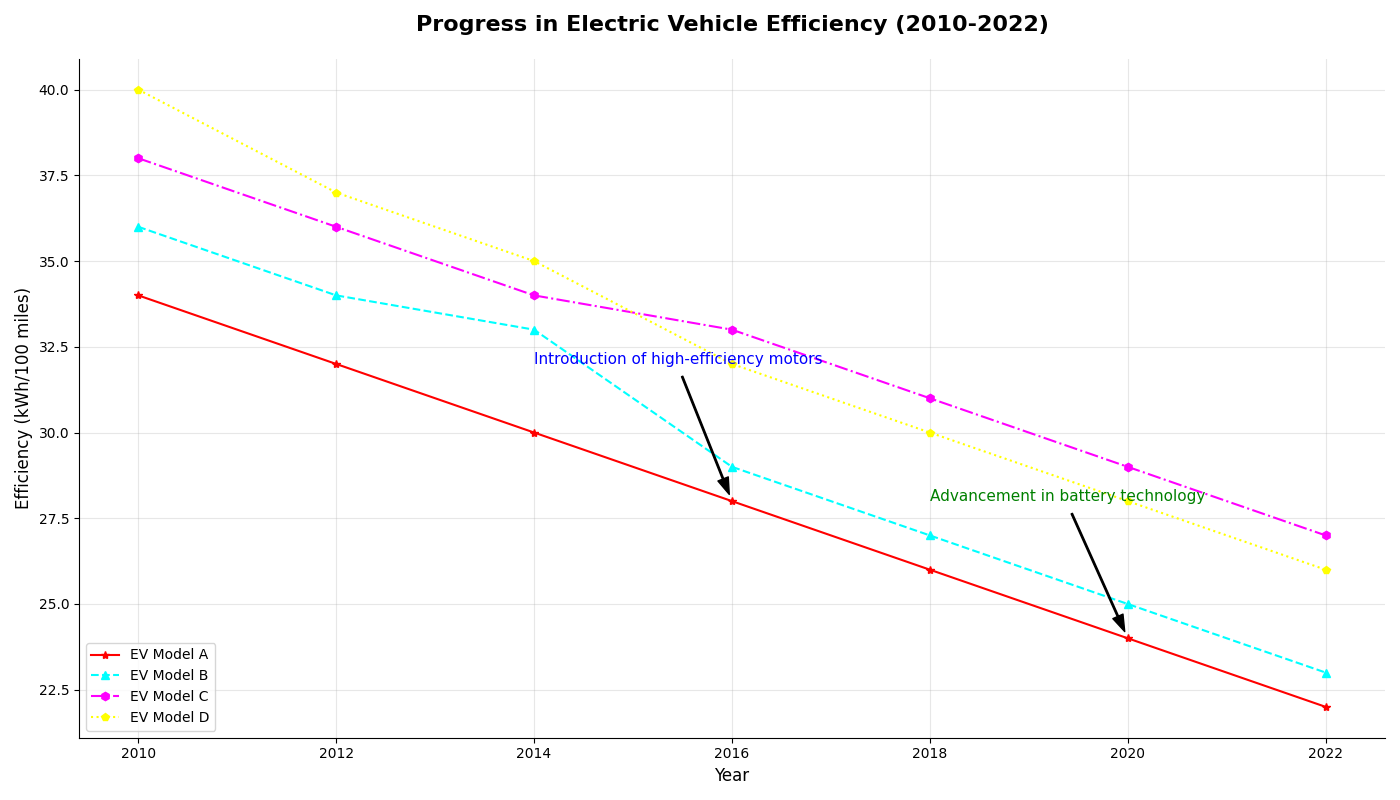

Reproduce this figure in Python.
import matplotlib.pyplot as plt
import numpy as np

years = np.array([2010, 2012, 2014, 2016, 2018, 2020, 2022])

efficiency_model_A = np.array([34, 32, 30, 28, 26, 24, 22])
efficiency_model_B = np.array([36, 34, 33, 29, 27, 25, 23])
efficiency_model_C = np.array([38, 36, 34, 33, 31, 29, 27])
efficiency_model_D = np.array([40, 37, 35, 32, 30, 28, 26])

plt.figure(figsize=(14, 8))
plt.plot(years, efficiency_model_A, '*-', label='EV Model A', color='red')
plt.plot(years, efficiency_model_B, '^--', label='EV Model B', color='cyan')
plt.plot(years, efficiency_model_C, 'h-.', label='EV Model C', color='magenta')
plt.plot(years, efficiency_model_D, 'p:', label='EV Model D', color='yellow')

plt.title('Progress in Electric Vehicle Efficiency (2010-2022)', fontsize=16, fontweight='bold', pad=20)
plt.xlabel('Year', fontsize=12)
plt.ylabel('Efficiency (kWh/100 miles)', fontsize=12)

plt.annotate('Introduction of high-efficiency motors', 
             xy=(2016, 28), xytext=(2014, 32), 
             arrowprops=dict(facecolor='black', shrink=0.05, width=1, headwidth=8),
             fontsize=11, color='blue')
plt.annotate('Advancement in battery technology', 
             xy=(2020, 24), xytext=(2018, 28), 
             arrowprops=dict(facecolor='black', shrink=0.05, width=1, headwidth=8),
             fontsize=11, color='green')

plt.grid(linestyle='-', alpha=0.3)
plt.legend(loc='lower left', fontsize=10, frameon=True)
plt.gca().spines['top'].set_visible(False)
plt.gca().spines['right'].set_visible(False)

plt.tight_layout()
plt.show()
